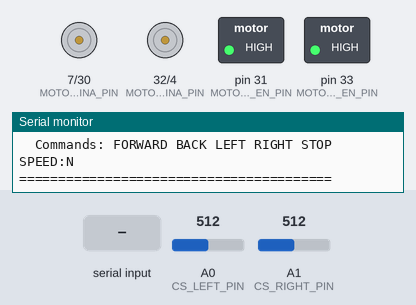
Bench run of a sketch on a simulated Arduino Mega 2560, built with avr-gcc and run on an emulated ATmega2560. On the bench: motor-driver pin pairs drawn as motors (green arrow = first pin HIGH = forward, orange = second pin HIGH = backward, longer = more drive, scaled by the enable pin), switched loads named in the sketch (green lamp = pin HIGH), the last lines printed to the serial monitor. Inputs (shaded band) come from the test bench; at power-on: A0 (CS_LEFT_PIN) = 512, A1 (CS_RIGHT_PIN) = 512.

Above: at 1.2 s.
1.3 s: "FORWARD\n" received over the second serial link
At 1.6 s:
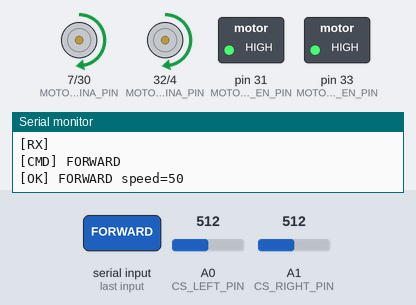
2.8 s: "BACK\n" received over the second serial link
At 3.9 s:
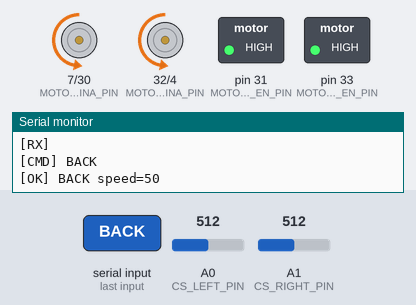
4.3 s: "LEFT\n" received over the second serial link
At 5.0 s:
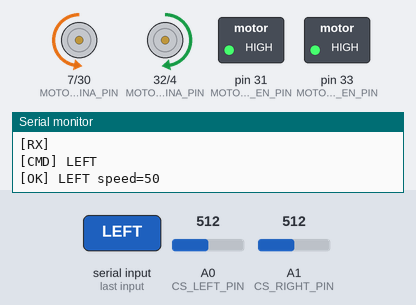
5.8 s: "RIGHT\n" received over the second serial link
At 6.2 s:
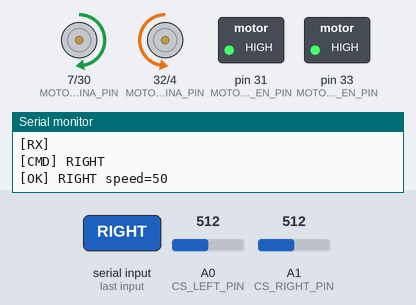
7.3 s: "STOP\n" received over the second serial link
At 8.5 s:
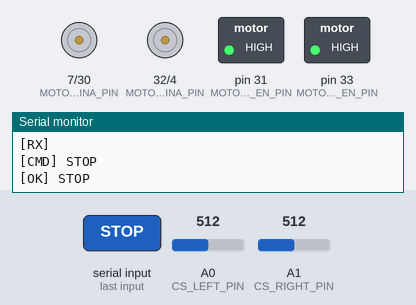
Timing chart, 0 to 9.8 s (numbered marks = the images above; inputs shaded):
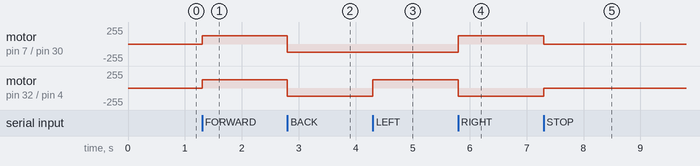

The sketch:

motor_arduino.ino
```cpp
// Serial1 (пины 18/19)
// + дублирование в Serial Monitor
// Команды: FORWARD, BACK, LEFT, RIGHT, STOP, SPEED:N

#define MOTOR_LEFT_PWM_PIN  6
#define MOTOR_LEFT_INA_PIN  7
#define MOTOR_LEFT_INB_PIN  30
#define MOTOR_LEFT_EN_PIN   31

#define MOTOR_RIGHT_PWM_PIN 5
#define MOTOR_RIGHT_INA_PIN 32
#define MOTOR_RIGHT_INB_PIN 4
#define MOTOR_RIGHT_EN_PIN  33

#define CS_LEFT_PIN          A0
#define CS_RIGHT_PIN         A1
#define CS_VOLTS_PER_AMP     0.1f
#define CURRENT_SEND_INTERVAL 1000

unsigned long last_current_send = 0;

int  motor_speed = 50;
char cmd_buf[32];
int  cmd_idx = 0;

// =============================================================
// Управление моторами
// =============================================================

void set_motor(int pwm_pin, int ina_pin, int inb_pin, int en_pin, int speed) {
    speed = constrain(speed, -255, 255);
    digitalWrite(en_pin, HIGH);

    if (speed > 0) {
        digitalWrite(ina_pin, HIGH);
        digitalWrite(inb_pin, LOW);
        analogWrite(pwm_pin, speed);
    } else if (speed < 0) {
        digitalWrite(ina_pin, LOW);
        digitalWrite(inb_pin, HIGH);
        analogWrite(pwm_pin, -speed);
    } else {
        analogWrite(pwm_pin, 0);
    }
}

void drive(int left_speed, int right_speed) {
    set_motor(MOTOR_LEFT_PWM_PIN,  MOTOR_LEFT_INA_PIN,
              MOTOR_LEFT_INB_PIN,  MOTOR_LEFT_EN_PIN,  left_speed);
    set_motor(MOTOR_RIGHT_PWM_PIN, MOTOR_RIGHT_INA_PIN,
              MOTOR_RIGHT_INB_PIN, MOTOR_RIGHT_EN_PIN, right_speed);
}

void do_forward() {
    int spd = map(motor_speed, 0, 100, 0, 255);
    drive(spd, spd);
    Serial.print("[OK] FORWARD speed=");
    Serial.println(motor_speed);
}

void do_back() {
    int spd = map(motor_speed, 0, 100, 0, 255);
    drive(-spd, -spd);
    Serial.print("[OK] BACK speed=");
    Serial.println(motor_speed);
}

void do_left() {
    int spd = map(motor_speed, 0, 100, 0, 255);
    drive(-spd, spd);
    Serial.print("[OK] LEFT speed=");
    Serial.println(motor_speed);
}

void do_right() {
    int spd = map(motor_speed, 0, 100, 0, 255);
    drive(spd, -spd);
    Serial.print("[OK] RIGHT speed=");
    Serial.println(motor_speed);
}

void do_stop() {
    drive(0, 0);
    Serial.println("[OK] STOP");
}

void send_current() {
    int raw_l = analogRead(CS_LEFT_PIN);
    int raw_r = analogRead(CS_RIGHT_PIN);
    float left  = (raw_l * 5.0f / 1023.0f) / CS_VOLTS_PER_AMP;
    float right = (raw_r * 5.0f / 1023.0f) / CS_VOLTS_PER_AMP;
    char sl[10], sr[10];
    dtostrf(left,  5, 2, sl);
    dtostrf(right, 5, 2, sr);
    char buf[64];
    snprintf(buf, sizeof(buf), "CURR:%s,%s\n", sl, sr);
    Serial1.print(buf);
}


void parse_command(const char *cmd) {
    Serial.print("[CMD] ");
    Serial.println(cmd);

    if (strcmp(cmd, "FORWARD") == 0) {
        do_forward();
    } else if (strcmp(cmd, "BACK") == 0) {
        do_back();
    } else if (strcmp(cmd, "LEFT") == 0) {
        do_left();
    } else if (strcmp(cmd, "RIGHT") == 0) {
        do_right();
    } else if (strcmp(cmd, "STOP") == 0) {
        do_stop();
    } else if (strncmp(cmd, "SPEED:", 6) == 0) {
        int s = atoi(cmd + 6);
        if (s >= 0 && s <= 100) {
            motor_speed = s;
            Serial.print("[OK] SPEED=");
            Serial.println(motor_speed);
        } else {
            Serial.println("[ERR] Speed must be 0-100");
        }
    } else {
        Serial.print("[ERR] Unknown: ");
        Serial.println(cmd);
    }
}


void serial_process() {
    while (Serial1.available()) {
        char b = Serial1.read();

        Serial.print("[RX] ");
        Serial.println(b);

        if (b == '\n' || b == '\r') {
            if (cmd_idx > 0) {
                cmd_buf[cmd_idx] = '\0';
                parse_command(cmd_buf);
                cmd_idx = 0;
            }
        } else {
            if (cmd_idx < (int)sizeof(cmd_buf) - 1) {
                cmd_buf[cmd_idx++] = b;
            } else {
                // Переполнение буфера — сбрасываем
                cmd_idx = 0;
            }
        }
    }
}

// =============================================================
// SETUP
// =============================================================

void setup() {
    Serial.begin(115200);
    Serial1.begin(115200);

    pinMode(MOTOR_LEFT_PWM_PIN,  OUTPUT);
    pinMode(MOTOR_LEFT_INA_PIN,  OUTPUT);
    pinMode(MOTOR_LEFT_INB_PIN,  OUTPUT);
    pinMode(MOTOR_LEFT_EN_PIN,   OUTPUT);

    pinMode(MOTOR_RIGHT_PWM_PIN, OUTPUT);
    pinMode(MOTOR_RIGHT_INA_PIN, OUTPUT);
    pinMode(MOTOR_RIGHT_INB_PIN, OUTPUT);
    pinMode(MOTOR_RIGHT_EN_PIN,  OUTPUT);

    pinMode(CS_LEFT_PIN, INPUT);
    pinMode(CS_RIGHT_PIN, INPUT);

    digitalWrite(MOTOR_LEFT_EN_PIN,  HIGH);
    digitalWrite(MOTOR_RIGHT_EN_PIN, HIGH);

    do_stop();

    Serial.println("========================================");
    Serial.println("  Waiting for commands from RPi...");
    Serial.println("  Serial1 (pins 18/19) at 115200");
    Serial.println("  Commands: FORWARD BACK LEFT RIGHT STOP SPEED:N");
    Serial.println("========================================");
}

// =============================================================
// LOOP
// =============================================================

void loop() {
    serial_process();
    unsigned long now = millis();
      if (now - last_current_send >= CURRENT_SEND_INTERVAL) {
        send_current();
        last_current_send = now;
      }
}
```

Measured:
- after the input at 1.3 s, motor on pin 7 (MOTOR_LEFT_INA_PIN) / pin 30 (MOTOR_LEFT_INB_PIN), motor on pin 32 (MOTOR_RIGHT_INA_PIN) / pin 4 (MOTOR_RIGHT_INB_PIN): stopped → forward 127/255 at once
- after the input at 2.8 s, motor on pin 7 (MOTOR_LEFT_INA_PIN) / pin 30 (MOTOR_LEFT_INB_PIN), motor on pin 32 (MOTOR_RIGHT_INA_PIN) / pin 4 (MOTOR_RIGHT_INB_PIN): forward 127/255 → backward 127/255 at once
- after the input at 4.3 s, motor on pin 32 (MOTOR_RIGHT_INA_PIN) / pin 4 (MOTOR_RIGHT_INB_PIN): backward 127/255 → forward 127/255 at once
- after the input at 5.8 s, motor on pin 7 (MOTOR_LEFT_INA_PIN) / pin 30 (MOTOR_LEFT_INB_PIN): backward 127/255 → forward 127/255 at once; motor on pin 32 (MOTOR_RIGHT_INA_PIN) / pin 4 (MOTOR_RIGHT_INB_PIN): forward 127/255 → backward 127/255 at once
- after the input at 7.3 s, motor on pin 7 (MOTOR_LEFT_INA_PIN) / pin 30 (MOTOR_LEFT_INB_PIN): forward 127/255 → stopped at once; motor on pin 32 (MOTOR_RIGHT_INA_PIN) / pin 4 (MOTOR_RIGHT_INB_PIN): backward 127/255 → stopped at once
